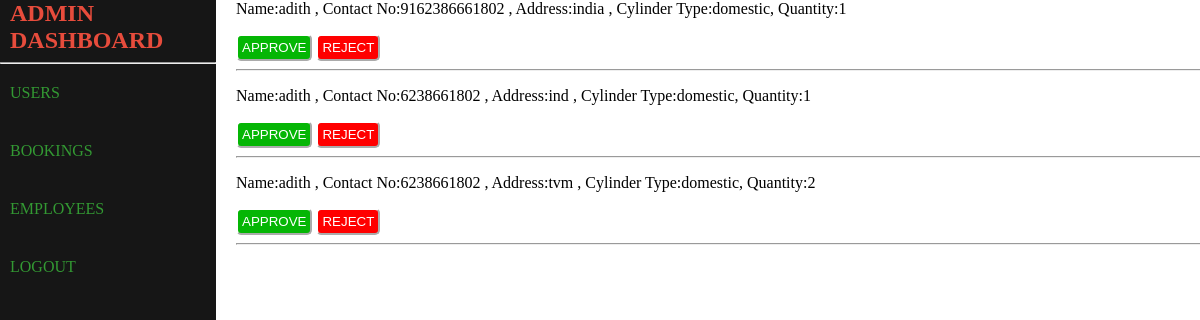
The page /bookings/ on the database its author committed.
### gas_booking/models.py (models this page shows)
class Booking(models.Model):
    customerName=models.CharField(max_length=30)
    contactNumber=models.IntegerField()
    deliveryAddress=models.CharField(max_length=60)
    cylinderType=models.CharField(max_length=30)
    quantity=models.IntegerField()

### gas_booking/views.py (the view)
# urls.py: path('bookings/',views.bookings,name="bookings"),
def bookings(request):
    bookings=Booking.objects.all()
    return render(request,'bookings.html',{'bookings':bookings})

### gas_booking/templates/bookings.html
{% load static %}
<link rel="stylesheet" href="{% static 'css/style.css' %}">
<body>
    {% include 'admin_base.html' %}
{% for booking in bookings %}
<div class="bookings">
<p>Name:{{booking.customerName}} ,
Contact No:{{booking.contactNumber}} ,
Address:{{booking.deliveryAddress}} ,
Cylinder Type:{{booking.cylinderType}},
Quantity:{{booking.quantity}} </p>
<a href="{% url 'approve' booking.contactNumber %}" ><button id="approve">APPROVE</button></a>
<a href="{% url 'reject' booking.contactNumber %}"><button id="reject">REJECT</button></a>
<hr>
</div>
{% endfor %}
</body>

### gas_booking/templates/admin_base.html (shortened to what this page needs)
<!DOCTYPE html>
<html lang="en">
<head>
</head>
<body>
    <div class="leftcontainer">
        <h2>ADMIN DASHBOARD</h2>
        <hr>
        <ul>
            <li><a href="{% url 'admin_users' %}" class="btn">USERS</a></li>
            <li><a href="{% url 'bookings' %}" class="btn">BOOKINGS</a></li>
            <li><a href="{% url 'employee_list' %}" class="btn">EMPLOYEES</a></li>
            <li><a href="{% url 'logout' %}" class="btn">LOGOUT</a></li>
        </ul>
    </div>
</body>
</html>

### gas_booking/static/css/style.css (style rules this page uses)
body { height: 100vh; padding: 0; }
.bookings { margin: right; position: relative; left: 20px; }
#approve { background-color: rgb(5, 182, 5); border-color: white; border-radius: 5px; padding: 4px; color: white; }
#reject { background-color: red; border-color: white; border-radius: 5px; padding: 4px; color: white; }

### gas_booking/templates/admin_base.html (style rules this page uses)
body { margin: 0; padding: 0; }
h2 { color: #e74c3c ; margin: 0; margin-left: 10px; }
ul { list-style-type: none; padding: 0; margin: 0; margin-left: 10px; }
li { margin-bottom: 40px; margin-top: 20px; }
a { text-decoration: none; color: #339933; }
.leftcontainer { float: left; width: 18%; height: 100vh; background: #161616; }

### rows shown on the page
Booking: customerName "adith", contactNumber "9162386661802", deliveryAddress "india", cylinderType "domestic", quantity "1"
Booking: customerName "adith", contactNumber "6238661802", deliveryAddress "ind", cylinderType "domestic", quantity "1"
Booking: customerName "adith", contactNumber "6238661802", deliveryAddress "tvm", cylinderType "domestic", quantity "2"
